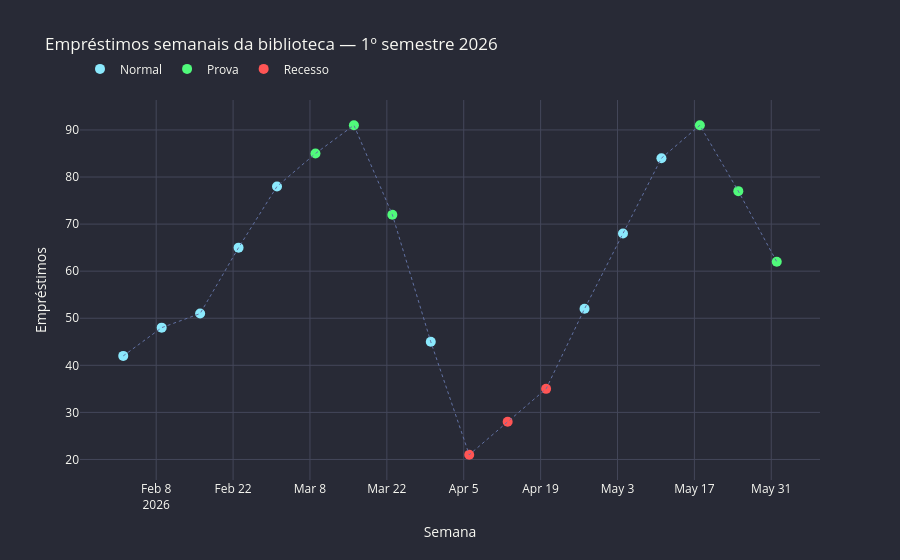

Notebook source saved alongside this figure:
### Markdown cell above
## 4. Análise Exploratória

### 4.1 Evolução semanal dos empréstimos

Primeiro, vamos visualizar a série completa para entender o padrão geral.

### Code cell
cores_periodo = {"Normal": "#8be9fd", "Prova": "#50fa7b", "Recesso": "#ff5555"}

fig = go.Figure()

for periodo, cor in cores_periodo.items():
    mask = df["periodo"] == periodo
    fig.add_trace(go.Scatter(
        x=df.loc[mask, "semana"],
        y=df.loc[mask, "emprestimos"],
        mode="markers",
        name=periodo,
        marker=dict(color=cor, size=10),
    ))

fig.add_trace(go.Scatter(
    x=df["semana"],
    y=df["emprestimos"],
    mode="lines",
    name="Tendência",
    line=dict(color="#6272a4", width=1, dash="dot"),
    showlegend=False,
))

fig.update_layout(
    title="Empréstimos semanais da biblioteca — 1º semestre 2026",
    xaxis_title="Semana",
    yaxis_title="Empréstimos",
    paper_bgcolor="#282a36",
    plot_bgcolor="#282a36",
    font=dict(color="#f8f8f2"),
    xaxis=dict(gridcolor="#44475a"),
    yaxis=dict(gridcolor="#44475a"),
    legend=dict(orientation="h", y=1.12),
)
fig.show()

### Figure 1 — Plotly figure (JSON) as saved in the notebook; plotly's stock layout.template omitted (floating-point values rounded to 4 significant figures)
{"data": [{"marker": {"color": "#8be9fd", "size": 10}, "mode": "markers", "name": "Normal", "type": "scatter", "x": ["2026-02-02T00:00:00.000000", "2026-02-09T00:00:00.000000", "2026-02-16T00:00:00.000000", "2026-02-23T00:00:00.000000", "2026-03-02T00:00:00.000000", "2026-03-30T00:00:00.000000", "2026-04-27T00:00:00.000000", "2026-05-04T00:00:00.000000", "2026-05-11T00:00:00.000000"], "y": [42, 48, 51, 65, 78, 45, 52, 68, 84]}, {"marker": {"color": "#50fa7b", "size": 10}, "mode": "markers", "name": "Prova", "type": "scatter", "x": ["2026-03-09T00:00:00.000000", "2026-03-16T00:00:00.000000", "2026-03-23T00:00:00.000000", "2026-05-18T00:00:00.000000", "2026-05-25T00:00:00.000000", "2026-06-01T00:00:00.000000"], "y": [85, 91, 72, 91, 77, 62]}, {"marker": {"color": "#ff5555", "size": 10}, "mode": "markers", "name": "Recesso", "type": "scatter", "x": ["2026-04-06T00:00:00.000000", "2026-04-13T00:00:00.000000", "2026-04-20T00:00:00.000000"], "y": [21, 28, 35]}, {"line": {"color": "#6272a4", "dash": "dot", "width": 1}, "mode": "lines", "name": "Tendência", "showlegend": false, "type": "scatter", "x": ["2026-02-02T00:00:00.000000", "2026-02-09T00:00:00.000000", "2026-02-16T00:00:00.000000", "2026-02-23T00:00:00.000000", "2026-03-02T00:00:00.000000", "2026-03-09T00:00:00.000000", "2026-03-16T00:00:00.000000", "2026-03-23T00:00:00.000000", "2026-03-30T00:00:00.000000", "2026-04-06T00:00:00.000000", "2026-04-13T00:00:00.000000", "2026-04-20T00:00:00.000000", "2026-04-27T00:00:00.000000", "2026-05-04T00:00:00.000000", "2026-05-11T00:00:00.000000", "2026-05-18T00:00:00.000000", "2026-05-25T00:00:00.000000", "2026-06-01T00:00:00.000000"], "y": [42, 48, 51, 65, 78, 85, 91, 72, 45, 21, 28, 35, 52, 68, 84, 91, 77, 62]}], "layout": {"font": {"color": "#f8f8f2"}, "legend": {"orientation": "h", "y": 1.12}, "paper_bgcolor": "#282a36", "plot_bgcolor": "#282a36", "title": {"text": "Empréstimos semanais da biblioteca — 1º semestre 2026"}, "xaxis": {"gridcolor": "#44475a", "title": {"text": "Semana"}}, "yaxis": {"gridcolor": "#44475a", "title": {"text": "Empréstimos"}}}}
